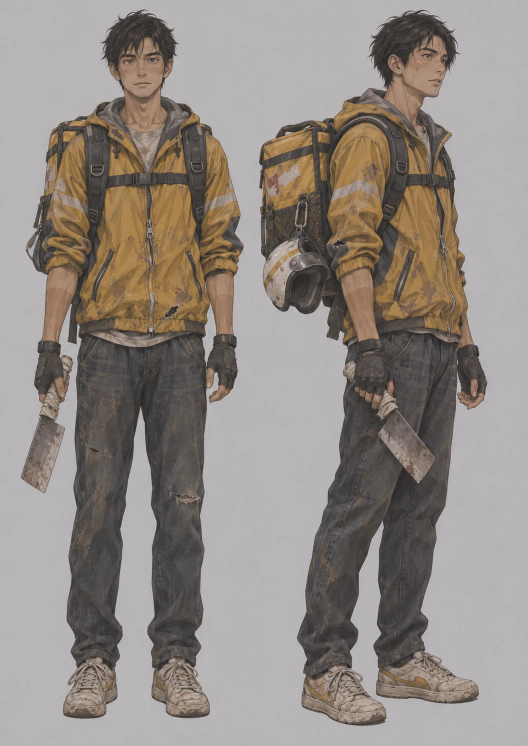
#> input picture hd2d/art/concept/hero.png, 1055 x 1491 px (shown at 1/2 size)
$ python -i import_pixel_sprite.py   (imports and definitions only)
#> lines starting #> are read from the running program, lines starting #| are printed output that depends on the picture; after the words box and inside, x2 and y2 are one past the last pixel; in counts of white or black regions, pixels touching at a corner belong together
#> further down, picture is the input picture: PIL image 1055x1491 RGB; mean R, G, B 146.3, 138.5, 133
# -*- coding: utf-8 -*-
"""把繪圖 AI 產生的「像素風」角色圖（白底、單一角色、通常 1024×1536）變成遊戲用的像素圖。

  python hd2d/tools/import_pixel_sprite.py <圖檔> <角色代號> [--cell=8] [--colors=64] [--probe=1]

這類圖其實是放大版的像素畫：畫面上每一格「假像素」是好幾個真像素。步驟：
  1. 找出假像素的格子大小和起點（看邊緣都落在哪些欄、列上）
  2. 每一格取中位數顏色，縮回真正的像素尺寸
  3. 從四邊往內灌，去掉白底
  4. 裁邊、壓色（去掉壓縮雜色）
  5. 用程式做四格走路：身體上下晃、兩腳輪流抬

產出：
  hd2d/art/sprites/<代號>.png    圖集，4 欄 × 1 列（只有圖上那個方向，朝左時由遊戲鏡像）
  hd2d/art/sprites/<代號>.json   每格尺寸、格子偵測結果

--probe=1 只印出格子偵測的結果，不存檔。
"""
import json
import os
import sys

import numpy as np
from PIL import Image, ImageDraw

HERE = os.path.dirname(os.path.abspath(__file__))
ART = os.path.join(os.path.dirname(HERE), "art")
MAGIC = (255, 0, 255)


# [42 lines left out: functions fold_share, detect_grid, downsample, not called in this run]


def remove_white(img: Image.Image, tol: int = 70) -> Image.Image:
    """從四邊往內灌掉白底。角色有深色外框，所以衣服和鞋子上的白不會被吃掉。"""
#> called with tol = 70
    rgb = img.convert("RGB")
    w, h = rgb.size
#> w = 1055; h = 1491
    work = rgb.copy()
    seeds = [(x, y) for x in range(0, w, max(1, w // 12)) for y in (0, h - 1)]
    seeds += [(x, y) for x in (0, w - 1) for y in range(0, h, max(1, h // 12))]
    for s in seeds:
        if work.getpixel(s) != MAGIC and sum(work.getpixel(s)) > 600:
            ImageDraw.floodfill(work, s, MAGIC, thresh=tol)
    bg = np.all(np.array(work) == np.array(MAGIC), axis=2)
#> bg: shape (1491, 1055) bool; every value is 0
    a = ~bg
#> a: shape (1491, 1055) bool; every value is 1
    px = np.array(rgb).astype(int)
    light = px.sum(axis=2) > 660                              # 邊緣上殘留的近白色像素再剝一圈
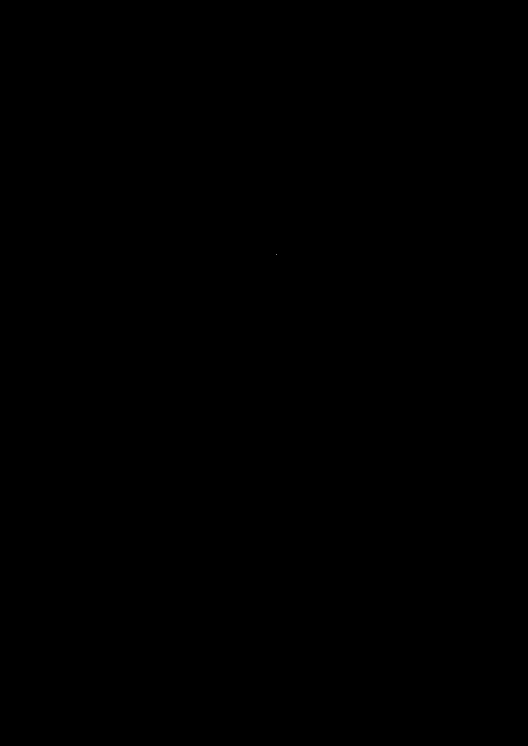
#> light: shape (1491, 1055) bool (shown at 1/2 size); 0% white in thin lines or dots, all inside (x1, y1, x2, y2) = (553, 509, 554, 510)
    for _ in range(2):
        edge = np.zeros_like(a)
        edge[1:, :] |= ~a[:-1, :]
        edge[:-1, :] |= ~a[1:, :]
        edge[:, 1:] |= ~a[:, :-1]
        edge[:, :-1] |= ~a[:, 1:]
        a &= ~(a & edge & light)
    out = rgb.copy()
    out.putalpha(Image.fromarray(np.where(a, 255, 0).astype(np.uint8)))
    return out


# [71 lines left out: functions clean_colors, walk_frames, main, not called in this run]


# [2 lines not run here, left out]

>>> from PIL import Image
>>> picture = Image.open('../art/concept/hero.png')
>>> result = remove_white(picture)
